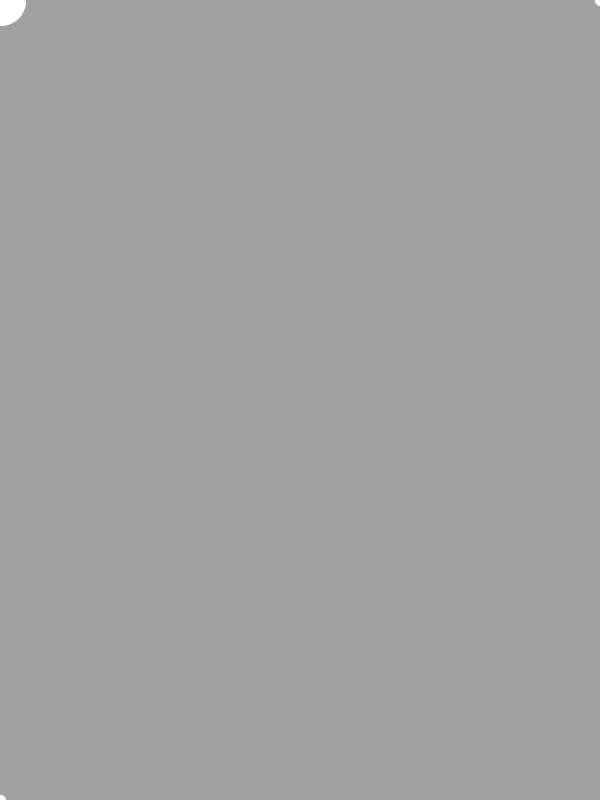
Frame 1 (no input)
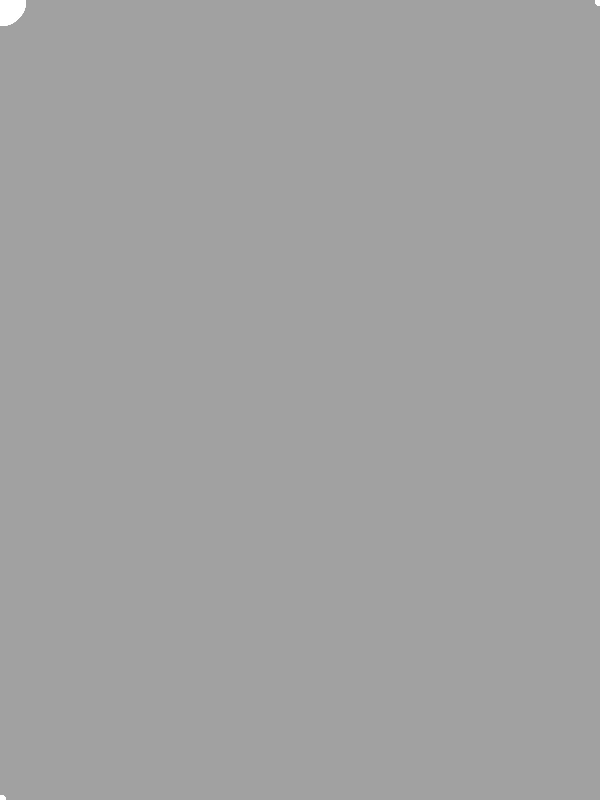
Frame 60 (the mouse pressed at the canvas centre just before this capture)
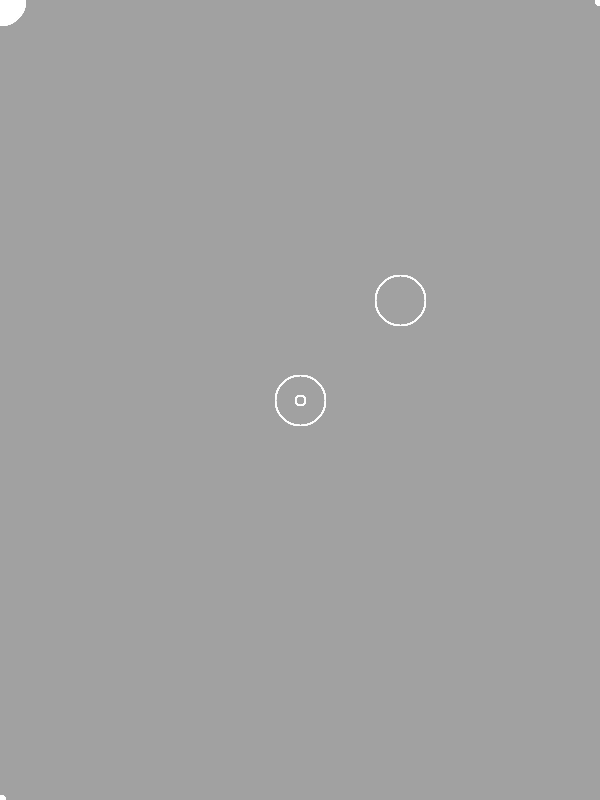
Frame 120 (the mouse held since frame 60 and released just before this capture)

The Processing sketch that drew these frames (run headless with seeded random() and noise(); from frame 60 on, the mouse is pressed at the canvas centre):

// Processing sketch: processing_158078
// ── processing_158078.pde

int perro = 0;
void setup() {
  size(600, 800);
  background(random(250));
 }
void draw() {
  
  stroke(255);
  ellipse(mouseY, mouseX, 50, 50);
  ellipse(mouseX, mouseY, 50, 50);
  ellipse(width-mouseX, mouseY, 10, 10);
  ellipse(mouseX, height-mouseY, 10, 10);
  perro = perro + 50;
  noFill();
}
